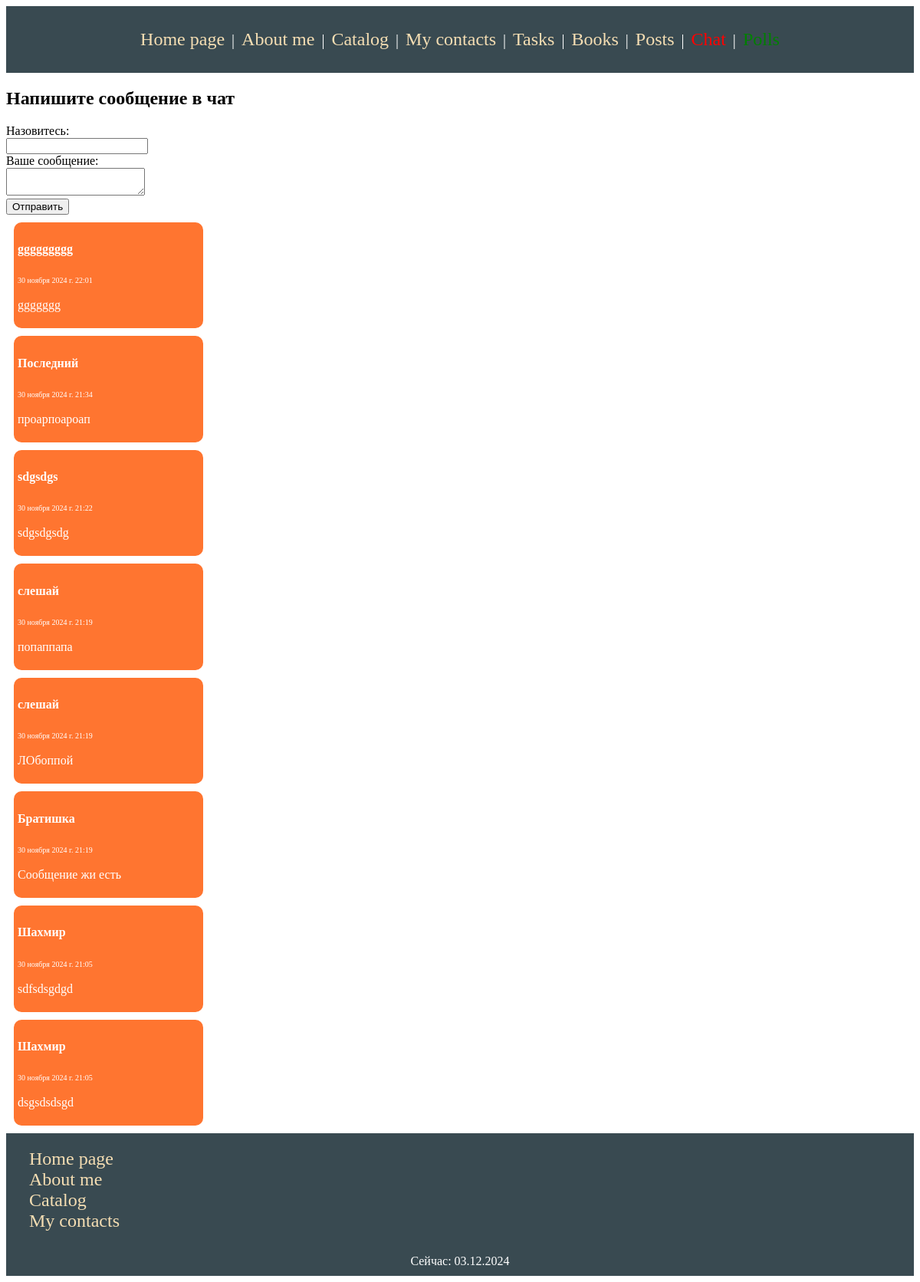
Page /chat/ on the committed database.
### block/models/message.py (models this page shows)
class Message(models.Model):
    author = models.OneToOneField(Author, on_delete= models.CASCADE, primary_key=True)
    content = models.TextField(max_length=1024, validators=[MinLengthValidator(10)])
    create_at = models.DateTimeField(auto_now_add=True)

class Author(models.Model):
    author = models.CharField(max_length=25, validators=[MinLengthValidator(3)])

### block/views.py (the view)
# urls.py: path('chat/', views.chat, name='chat'),
def chat(request):
    chat = Message.objects.all().order_by('-create_at')
    aut = Author.objects.all()
    if request.method == 'POST':
        author = Author.objects.create(author=request.POST.get('author'))
        mess = Message(content=request.POST.get('content'))
        author.message = mess
        author.message.save()
        return HttpResponseRedirect('/chat')
    else:
        return render(request, 'Message/chat.html', {'chat': chat, 'aut': aut, 'my_date': datetime.now()})

### block/templates/Message/chat.html (shortened to what this page needs)
{% extends "base.html" %}
{% block content %}
<h2>Напишите сообщение в чат</h2>
<form method="POST">
    <label>Назовитесь:</label><br>
    <input type="text" name="author"/><br>
    <label>Ваше сообщение:</label><br>
    <textarea name="content"></textarea><br>
    <input type="submit" value="Отправить" /><br>
</form>
<div class="chat">
{% if chat.count > 0 %}
{% for user in chat %}
<div class="chat_post">
    <h4 class="chat_post_aut">{{ user.author.author }}</h4>
    <span class="chat_post_date" style="font-size: 10px">{{ user.create_at }}</span>
    <p class="chat_post_text">{{ user.content }}</p>
</div>
{% endfor %}
{% else %}
    <h2>Сообщений в чате пока что нет</h2>
{% endif %}
</div>
{% endblock content %}

### block/static/css/styles.css (style rules this page uses)
html { margin: 0px; -webkit-background-size: cover; -moz-background-size: cover; -o-background-size: cover; background-size: cover; }
body { max-height: 100%; }
.chat { width: 100% padding: 20px; }
.chat .chat_post { margin: 10px; padding: 5px; width: 20%; background: #ff7530; color: white; border-radius: 10px; }

### rows in the picture
Message: author.author "ggggggggg", create_at "30 ноября 2024 г. 22:01", content "ggggggg"
Message: author.author "Последний", create_at "30 ноября 2024 г. 21:34", content "проарпоароап"
Message: author.author "sdgsdgs", create_at "30 ноября 2024 г. 21:22", content "sdgsdgsdg"
Message: author.author "слешай", create_at "30 ноября 2024 г. 21:19", content "попаппапа"
Message: author.author "слешай", create_at "30 ноября 2024 г. 21:19", content "ЛОбоппой"
Message: author.author "Братишка", create_at "30 ноября 2024 г. 21:19", content "Сообщение жи есть"
Message: author.author "Шахмир", create_at "30 ноября 2024 г. 21:05", content "sdfsdsgdgd"
Message: author.author "Шахмир", create_at "30 ноября 2024 г. 21:05", content "dsgsdsdsgd"
